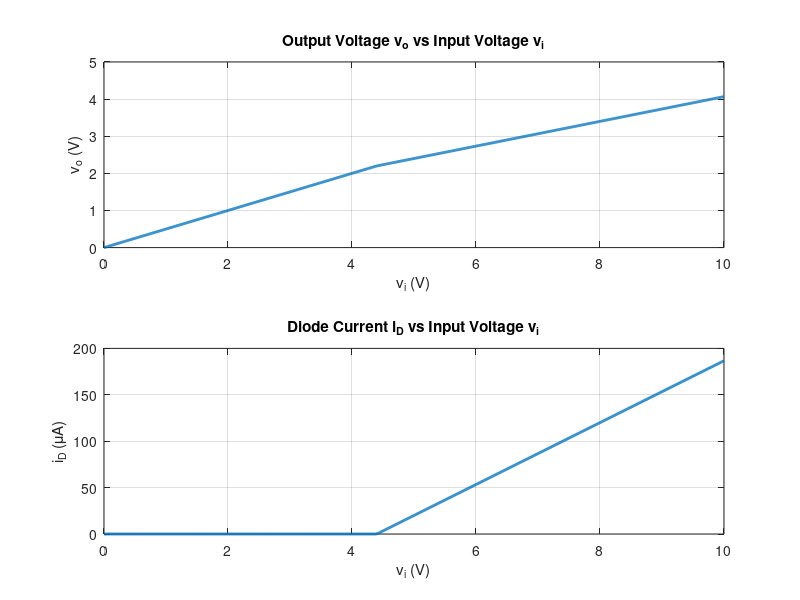

This figure's MATLAB source:
clc;
clear;
close all;

vi = linspace(0, 10, 1000);
vo = zeros(size(vi));
iD = zeros(size(vi));

for k = 1:length(vi)
    if vi(k) <= 4.4
        vo(k) = vi(k) / 2;
        iD(k) = 0;
    else
        vo(k) = vi(k) / 3 + 0.7333;
        iD(k) = (vi(k) - 4.4) / 30000;
    end
end

figure;

subplot(2,1,1);
plot(vi, vo, 'LineWidth', 2);
grid on;
xlabel('v_i (V)');
ylabel('v_o (V)');
title('Output Voltage v_o vs Input Voltage v_i');

subplot(2,1,2);
plot(vi, iD * 1e6, 'LineWidth', 2);
grid on;
xlabel('v_i (V)');
ylabel('i_D (\muA)');
title('Diode Current i_D vs Input Voltage v_i');
